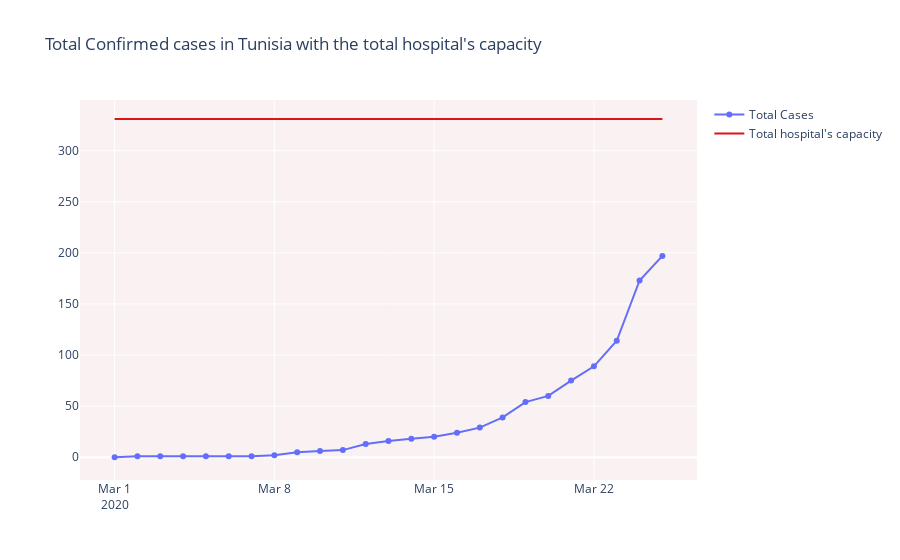

Notebook source saved alongside this figure:
### Code cell
fig = go.Figure()
fig.add_trace(go.Scatter(x=data_count['confirmation_date'], y=data_count['Number of cases'],
                         mode='lines+markers',name='Total Cases'))

beds2=pd.DataFrame(beds['beds'].sum(), confirmation_date, columns=["beds"])
beds2['confirmation_date']=confirmation_date
fig.add_trace(go.Scatter(x=beds2['confirmation_date'], y=beds2['beds'],
                         mode='lines',name="Total hospital's capacity",
                         line=dict(color='rgb(220,21,22)',width=2)))

fig.update_layout(title_text="Total Confirmed cases in Tunisia with the total hospital's capacity",plot_bgcolor='rgb(250, 242, 242)')

### Figure 1 — Plotly figure (JSON) as saved in the notebook; plotly's stock layout.template omitted (floating-point values rounded to 4 significant figures)
{"data": [{"mode": "lines+markers", "name": "Total Cases", "type": "scatter", "x": ["2020-03-01", "2020-03-02", "2020-03-03", "2020-03-04", "2020-03-05", "2020-03-06", "2020-03-07", "2020-03-08", "2020-03-09", "2020-03-10", "2020-03-11", "2020-03-12", "2020-03-13", "2020-03-14", "2020-03-15", "2020-03-16", "2020-03-17", "2020-03-18", "2020-03-19", "2020-03-20", "2020-03-21", "2020-03-22", "2020-03-23", "2020-03-24", "2020-03-25"], "y": [0, 1, 1, 1, 1, 1, 1, 2, 5, 6, 7, 13, 16, 18, 20, 24, 29, 39, 54, 60, 75, 89, 114, 173, 197]}, {"line": {"color": "rgb(220,21,22)", "width": 2}, "mode": "lines", "name": "Total hospital's capacity", "type": "scatter", "x": ["2020-03-01", "2020-03-02", "2020-03-03", "2020-03-04", "2020-03-05", "2020-03-06", "2020-03-07", "2020-03-08", "2020-03-09", "2020-03-10", "2020-03-11", "2020-03-12", "2020-03-13", "2020-03-14", "2020-03-15", "2020-03-16", "2020-03-17", "2020-03-18", "2020-03-19", "2020-03-20", "2020-03-21", "2020-03-22", "2020-03-23", "2020-03-24", "2020-03-25"], "y": [331, 331, 331, 331, 331, 331, 331, 331, 331, 331, 331, 331, 331, 331, 331, 331, 331, 331, 331, 331, 331, 331, 331, 331, 331]}], "layout": {"plot_bgcolor": "rgb(250, 242, 242)", "title": {"text": "Total Confirmed cases in Tunisia with the total hospital's capacity"}}}
